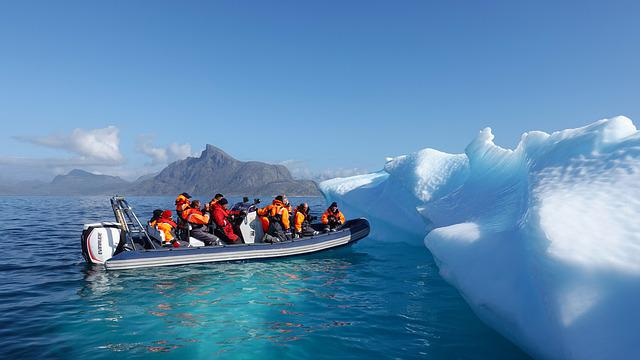
#> input picture greenland_01a.jpg, 640 x 360 px
$ python histogram.py
#> lines starting #> are read from the running program, lines starting #| are printed output that depends on the picture
import cv2
import matplotlib.pyplot as plt
import numpy as np

img = cv2.imread("greenland_01a.jpg")
#> img is the input picture: shape (360, 640, 3); mean B, G, R 175.1, 135.4, 90.4

gray = cv2.cvtColor(img, cv2.COLOR_BGR2GRAY)
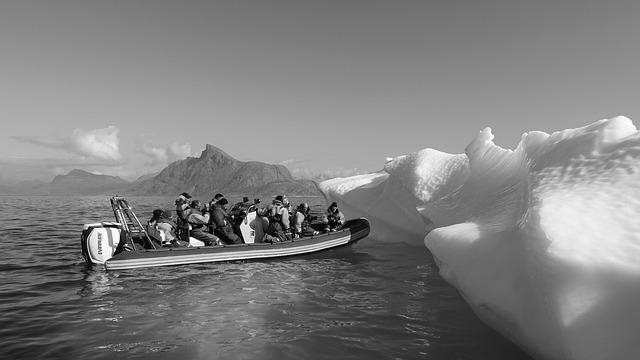
#> gray: shape (360, 640); min 0, max 255, mean 126.5
hist = cv2.calcHist([img], [0], None, [256], [0, 256])
#> hist = 256 values, max 4322 at index 210, min 35 at index 1, mean 900

plt.figure()
plt.title('Grayscale Image Histogram')
plt.xlabel('Pixel Value')
plt.ylabel('Frequency')
plt.plot(hist)
plt.xlim([0, 256])
plt.show()
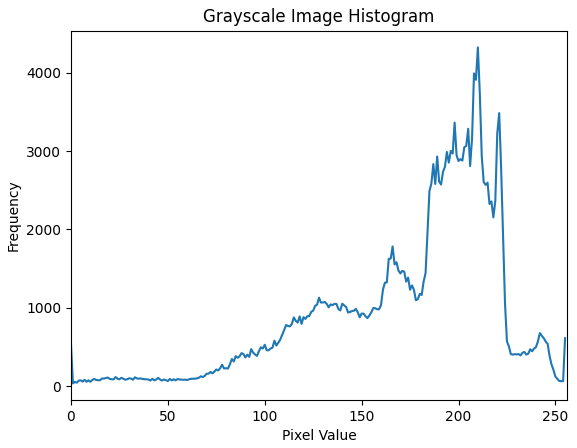
#> figure drawn by matplotlib, 1 panel; curve peaks at x = 210, y = 4322

b, g, r = cv2.split(img)
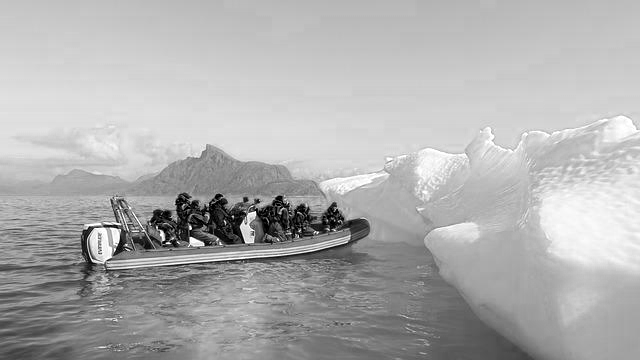
#> b: shape (360, 640); min 0, max 255, mean 175.1
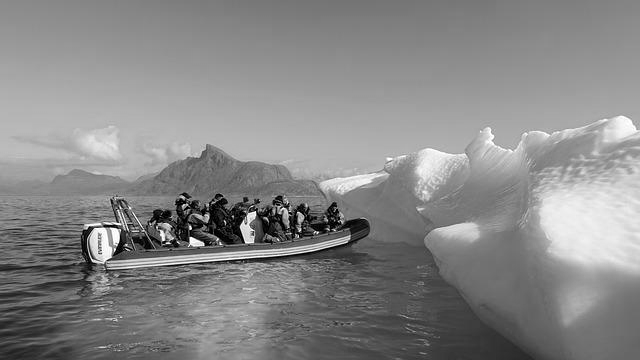
#> g: shape (360, 640); min 0, max 255, mean 135.4
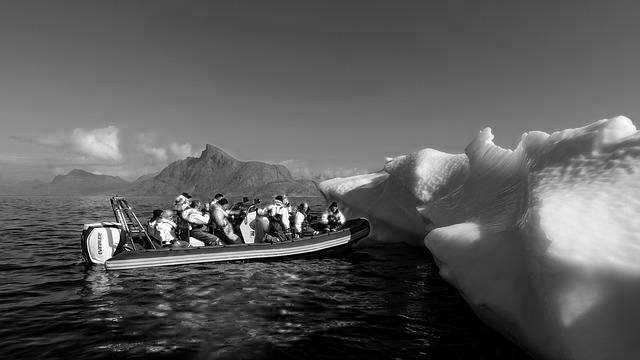
#> r: shape (360, 640); min 0, max 255, mean 90.4

plt.figure()
plt.title('Blue Channel Histogram')
plt.xlabel('Pixel Value')
plt.ylabel('Frequency')
plt.plot(cv2.calcHist([b], [0], None, [256], [0, 256]))
plt.xlim([0, 256])

plt.figure()
plt.title('Green Channel Histogram')
plt.xlabel('Pixel Value')
plt.ylabel('Frequency')
plt.plot(cv2.calcHist([g], [0], None, [256], [0, 256]))
plt.xlim([0, 256])

plt.figure()
plt.title('Red Channel Histogram')
plt.xlabel('Pixel Value')
plt.ylabel('Frequency')
plt.plot(cv2.calcHist([r], [0], None, [256], [0, 256]))
plt.xlim([0, 256])
plt.show()
#> figure, not shown here; curve peaks at x = 210, y = 4322
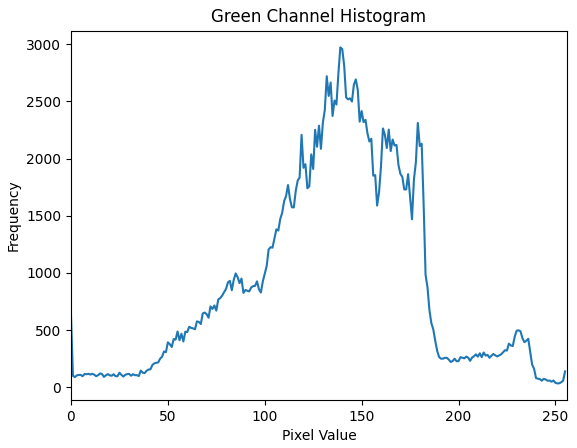
#> figure drawn by matplotlib, 1 panel; curve peaks at x = 139, y = 2971
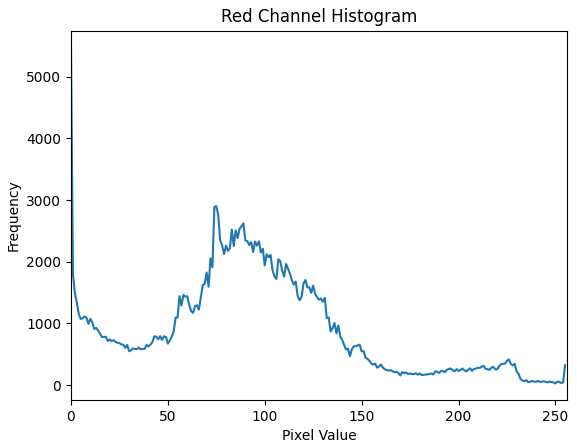
#> figure drawn by matplotlib, 1 panel; curve peaks at x = 0, y = 5475
